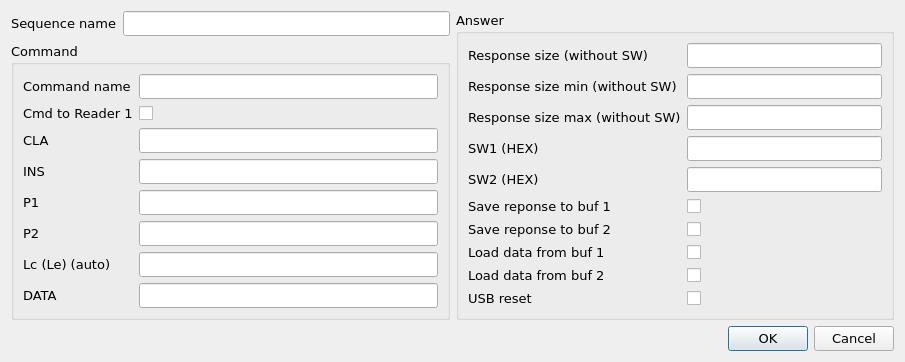
<?xml version="1.0" encoding="UTF-8"?>
<ui version="4.0">
 <class>DialogSetTestItem</class>
 <widget class="QDialog" name="DialogSetTestItem">
  <property name="geometry">
   <rect>
    <x>0</x>
    <y>0</y>
    <width>905</width>
    <height>328</height>
   </rect>
  </property>
  <property name="font">
   <font>
    <family>Verdana</family>
    <pointsize>8</pointsize>
   </font>
  </property>
  <property name="windowTitle">
   <string>Test Settings</string>
  </property>
  <layout class="QGridLayout" name="gridLayout_3">
   <item row="0" column="0">
    <layout class="QVBoxLayout" name="verticalLayout">
     <item>
      <layout class="QHBoxLayout" name="horizontalLayout">
       <item>
        <widget class="QLabel" name="label_14">
         <property name="font">
          <font>
           <family>Verdana</family>
           <pointsize>10</pointsize>
          </font>
         </property>
         <property name="text">
          <string>Sequence name</string>
         </property>
        </widget>
       </item>
       <item>
        <widget class="QLineEdit" name="lineEditPresetName">
         <property name="font">
          <font>
           <family>Verdana</family>
           <pointsize>10</pointsize>
          </font>
         </property>
        </widget>
       </item>
      </layout>
     </item>
     <item>
      <widget class="QGroupBox" name="groupBoxCommand">
       <property name="font">
        <font>
         <family>Verdana</family>
         <pointsize>10</pointsize>
        </font>
       </property>
       <property name="title">
        <string>Command</string>
       </property>
       <layout class="QGridLayout" name="gridLayout_2">
        <item row="0" column="0">
         <widget class="QLabel" name="labelCommandName">
          <property name="font">
           <font>
            <family>Verdana</family>
            <pointsize>10</pointsize>
           </font>
          </property>
          <property name="text">
           <string>Command name</string>
          </property>
         </widget>
        </item>
        <item row="5" column="1">
         <widget class="QLineEdit" name="lineEditP2">
          <property name="font">
           <font>
            <family>Verdana</family>
            <pointsize>10</pointsize>
           </font>
          </property>
          <property name="maxLength">
           <number>2</number>
          </property>
          <property name="alignment">
           <set>Qt::AlignCenter</set>
          </property>
         </widget>
        </item>
        <item row="1" column="0">
         <widget class="QLabel" name="label_20">
          <property name="font">
           <font>
            <family>Verdana</family>
            <pointsize>10</pointsize>
           </font>
          </property>
          <property name="text">
           <string>Cmd to Reader 1</string>
          </property>
         </widget>
        </item>
        <item row="3" column="1">
         <widget class="QLineEdit" name="lineEditINS">
          <property name="font">
           <font>
            <family>Verdana</family>
            <pointsize>10</pointsize>
           </font>
          </property>
          <property name="maxLength">
           <number>2</number>
          </property>
          <property name="alignment">
           <set>Qt::AlignCenter</set>
          </property>
         </widget>
        </item>
        <item row="6" column="0">
         <widget class="QLabel" name="label_13">
          <property name="font">
           <font>
            <family>Verdana</family>
            <pointsize>10</pointsize>
           </font>
          </property>
          <property name="text">
           <string>Lc (Le) (auto)</string>
          </property>
         </widget>
        </item>
        <item row="0" column="1">
         <widget class="QLineEdit" name="lineEditCommandName">
          <property name="font">
           <font>
            <family>Verdana</family>
            <pointsize>10</pointsize>
           </font>
          </property>
         </widget>
        </item>
        <item row="4" column="0">
         <widget class="QLabel" name="label_12">
          <property name="font">
           <font>
            <family>Verdana</family>
            <pointsize>10</pointsize>
           </font>
          </property>
          <property name="text">
           <string>P1</string>
          </property>
         </widget>
        </item>
        <item row="4" column="1">
         <widget class="QLineEdit" name="lineEditP1">
          <property name="font">
           <font>
            <family>Verdana</family>
            <pointsize>10</pointsize>
           </font>
          </property>
          <property name="maxLength">
           <number>2</number>
          </property>
          <property name="alignment">
           <set>Qt::AlignCenter</set>
          </property>
         </widget>
        </item>
        <item row="5" column="0">
         <widget class="QLabel" name="label_15">
          <property name="font">
           <font>
            <family>Verdana</family>
            <pointsize>10</pointsize>
           </font>
          </property>
          <property name="text">
           <string>P2</string>
          </property>
         </widget>
        </item>
        <item row="2" column="1">
         <widget class="QLineEdit" name="lineEditCLA">
          <property name="font">
           <font>
            <family>Verdana</family>
            <pointsize>10</pointsize>
           </font>
          </property>
          <property name="maxLength">
           <number>2</number>
          </property>
          <property name="alignment">
           <set>Qt::AlignCenter</set>
          </property>
         </widget>
        </item>
        <item row="1" column="1">
         <widget class="QCheckBox" name="checkBoxCmdToDevice1">
          <property name="font">
           <font>
            <family>Verdana</family>
            <pointsize>10</pointsize>
           </font>
          </property>
          <property name="text">
           <string/>
          </property>
         </widget>
        </item>
        <item row="2" column="0">
         <widget class="QLabel" name="label_10">
          <property name="font">
           <font>
            <family>Verdana</family>
            <pointsize>10</pointsize>
           </font>
          </property>
          <property name="text">
           <string>CLA</string>
          </property>
         </widget>
        </item>
        <item row="6" column="1">
         <widget class="QLineEdit" name="lineEditLEN">
          <property name="font">
           <font>
            <family>Verdana</family>
            <pointsize>10</pointsize>
           </font>
          </property>
          <property name="maxLength">
           <number>2</number>
          </property>
          <property name="alignment">
           <set>Qt::AlignCenter</set>
          </property>
         </widget>
        </item>
        <item row="3" column="0">
         <widget class="QLabel" name="label_9">
          <property name="font">
           <font>
            <family>Verdana</family>
            <pointsize>10</pointsize>
           </font>
          </property>
          <property name="text">
           <string>INS</string>
          </property>
         </widget>
        </item>
        <item row="7" column="0">
         <widget class="QLabel" name="label_11">
          <property name="font">
           <font>
            <family>Verdana</family>
            <pointsize>10</pointsize>
           </font>
          </property>
          <property name="text">
           <string>DATA</string>
          </property>
         </widget>
        </item>
        <item row="7" column="1">
         <widget class="QLineEdit" name="lineEditDataField">
          <property name="font">
           <font>
            <family>Verdana</family>
            <pointsize>10</pointsize>
           </font>
          </property>
         </widget>
        </item>
       </layout>
      </widget>
     </item>
    </layout>
   </item>
   <item row="0" column="1">
    <widget class="QGroupBox" name="groupBoxAnswer">
     <property name="font">
      <font>
       <family>Verdana</family>
       <pointsize>10</pointsize>
      </font>
     </property>
     <property name="title">
      <string>Answer</string>
     </property>
     <layout class="QGridLayout" name="gridLayout">
      <item row="0" column="0">
       <widget class="QLabel" name="labelAnsLen">
        <property name="font">
         <font>
          <family>Verdana</family>
          <pointsize>10</pointsize>
         </font>
        </property>
        <property name="text">
         <string>Response size (without SW)</string>
        </property>
       </widget>
      </item>
      <item row="0" column="1">
       <widget class="QLineEdit" name="lineEditAnsLen">
        <property name="font">
         <font>
          <family>Verdana</family>
          <pointsize>10</pointsize>
         </font>
        </property>
        <property name="alignment">
         <set>Qt::AlignCenter</set>
        </property>
       </widget>
      </item>
      <item row="1" column="0">
       <widget class="QLabel" name="label">
        <property name="font">
         <font>
          <family>Verdana</family>
          <pointsize>10</pointsize>
         </font>
        </property>
        <property name="text">
         <string>Response size min (without SW)</string>
        </property>
       </widget>
      </item>
      <item row="1" column="1">
       <widget class="QLineEdit" name="lineEditAnsLenMin">
        <property name="font">
         <font>
          <family>Verdana</family>
          <pointsize>10</pointsize>
         </font>
        </property>
        <property name="alignment">
         <set>Qt::AlignCenter</set>
        </property>
       </widget>
      </item>
      <item row="2" column="0">
       <widget class="QLabel" name="label_2">
        <property name="font">
         <font>
          <family>Verdana</family>
          <pointsize>10</pointsize>
         </font>
        </property>
        <property name="text">
         <string>Response size max (without SW)</string>
        </property>
       </widget>
      </item>
      <item row="2" column="1">
       <widget class="QLineEdit" name="lineEditAnsLenMax">
        <property name="font">
         <font>
          <family>Verdana</family>
          <pointsize>10</pointsize>
         </font>
        </property>
        <property name="alignment">
         <set>Qt::AlignCenter</set>
        </property>
       </widget>
      </item>
      <item row="3" column="0">
       <widget class="QLabel" name="label_3">
        <property name="font">
         <font>
          <family>Verdana</family>
          <pointsize>10</pointsize>
         </font>
        </property>
        <property name="text">
         <string>SW1 (HEX)</string>
        </property>
       </widget>
      </item>
      <item row="3" column="1">
       <widget class="QLineEdit" name="lineEditSW1">
        <property name="font">
         <font>
          <family>Verdana</family>
          <pointsize>10</pointsize>
         </font>
        </property>
        <property name="maxLength">
         <number>2</number>
        </property>
        <property name="alignment">
         <set>Qt::AlignCenter</set>
        </property>
       </widget>
      </item>
      <item row="4" column="0">
       <widget class="QLabel" name="label_4">
        <property name="font">
         <font>
          <family>Verdana</family>
          <pointsize>10</pointsize>
         </font>
        </property>
        <property name="text">
         <string>SW2 (HEX)</string>
        </property>
       </widget>
      </item>
      <item row="4" column="1">
       <widget class="QLineEdit" name="lineEditSW2">
        <property name="font">
         <font>
          <family>Verdana</family>
          <pointsize>10</pointsize>
         </font>
        </property>
        <property name="maxLength">
         <number>2</number>
        </property>
        <property name="alignment">
         <set>Qt::AlignCenter</set>
        </property>
       </widget>
      </item>
      <item row="5" column="0">
       <widget class="QLabel" name="labelSave2Buf1">
        <property name="font">
         <font>
          <family>Verdana</family>
          <pointsize>10</pointsize>
         </font>
        </property>
        <property name="text">
         <string>Save reponse to buf 1</string>
        </property>
       </widget>
      </item>
      <item row="5" column="1">
       <widget class="QCheckBox" name="checkSave2Buf1">
        <property name="font">
         <font>
          <family>Verdana</family>
          <pointsize>10</pointsize>
         </font>
        </property>
        <property name="text">
         <string/>
        </property>
       </widget>
      </item>
      <item row="6" column="0">
       <widget class="QLabel" name="labelSave2Buf2">
        <property name="font">
         <font>
          <family>Verdana</family>
          <pointsize>10</pointsize>
         </font>
        </property>
        <property name="text">
         <string>Save reponse to buf 2</string>
        </property>
       </widget>
      </item>
      <item row="6" column="1">
       <widget class="QCheckBox" name="checkSave2Buf2">
        <property name="font">
         <font>
          <family>Verdana</family>
          <pointsize>10</pointsize>
         </font>
        </property>
        <property name="text">
         <string/>
        </property>
       </widget>
      </item>
      <item row="7" column="0">
       <widget class="QLabel" name="labelLoadFromBuf1">
        <property name="font">
         <font>
          <family>Verdana</family>
          <pointsize>10</pointsize>
         </font>
        </property>
        <property name="text">
         <string>Load data from buf 1</string>
        </property>
       </widget>
      </item>
      <item row="7" column="1">
       <widget class="QCheckBox" name="checkLoadFromBuf1">
        <property name="font">
         <font>
          <family>Verdana</family>
          <pointsize>10</pointsize>
         </font>
        </property>
        <property name="text">
         <string/>
        </property>
       </widget>
      </item>
      <item row="8" column="0">
       <widget class="QLabel" name="labelLoadFromBuf2">
        <property name="font">
         <font>
          <family>Verdana</family>
          <pointsize>10</pointsize>
         </font>
        </property>
        <property name="text">
         <string>Load data from buf 2</string>
        </property>
       </widget>
      </item>
      <item row="8" column="1">
       <widget class="QCheckBox" name="checkLoadFromBuf2">
        <property name="font">
         <font>
          <family>Verdana</family>
          <pointsize>10</pointsize>
         </font>
        </property>
        <property name="text">
         <string/>
        </property>
       </widget>
      </item>
      <item row="9" column="0">
       <widget class="QLabel" name="label_16">
        <property name="font">
         <font>
          <family>Verdana</family>
          <pointsize>10</pointsize>
         </font>
        </property>
        <property name="text">
         <string>USB reset</string>
        </property>
       </widget>
      </item>
      <item row="9" column="1">
       <widget class="QCheckBox" name="checkBoxResetUSB">
        <property name="font">
         <font>
          <family>Verdana</family>
          <pointsize>10</pointsize>
         </font>
        </property>
        <property name="text">
         <string/>
        </property>
       </widget>
      </item>
     </layout>
    </widget>
   </item>
   <item row="1" column="1">
    <widget class="QDialogButtonBox" name="buttonBox">
     <property name="font">
      <font>
       <family>Verdana</family>
       <pointsize>10</pointsize>
      </font>
     </property>
     <property name="orientation">
      <enum>Qt::Horizontal</enum>
     </property>
     <property name="standardButtons">
      <set>QDialogButtonBox::Cancel|QDialogButtonBox::Ok</set>
     </property>
    </widget>
   </item>
   <item row="1" column="0">
    <spacer name="verticalSpacer">
     <property name="orientation">
      <enum>Qt::Vertical</enum>
     </property>
     <property name="sizeHint" stdset="0">
      <size>
       <width>20</width>
       <height>40</height>
      </size>
     </property>
    </spacer>
   </item>
  </layout>
 </widget>
 <tabstops>
  <tabstop>lineEditPresetName</tabstop>
  <tabstop>lineEditCommandName</tabstop>
  <tabstop>checkBoxCmdToDevice1</tabstop>
  <tabstop>lineEditCLA</tabstop>
  <tabstop>lineEditINS</tabstop>
  <tabstop>lineEditP1</tabstop>
  <tabstop>lineEditP2</tabstop>
  <tabstop>lineEditLEN</tabstop>
  <tabstop>lineEditAnsLen</tabstop>
  <tabstop>lineEditAnsLenMin</tabstop>
  <tabstop>lineEditAnsLenMax</tabstop>
  <tabstop>lineEditSW1</tabstop>
  <tabstop>lineEditSW2</tabstop>
  <tabstop>checkSave2Buf1</tabstop>
  <tabstop>checkSave2Buf2</tabstop>
  <tabstop>checkLoadFromBuf1</tabstop>
  <tabstop>checkLoadFromBuf2</tabstop>
  <tabstop>checkBoxResetUSB</tabstop>
 </tabstops>
 <resources/>
 <connections>
  <connection>
   <sender>buttonBox</sender>
   <signal>accepted()</signal>
   <receiver>DialogSetTestItem</receiver>
   <slot>accept()</slot>
   <hints>
    <hint type="sourcelabel">
     <x>248</x>
     <y>254</y>
    </hint>
    <hint type="destinationlabel">
     <x>157</x>
     <y>274</y>
    </hint>
   </hints>
  </connection>
  <connection>
   <sender>buttonBox</sender>
   <signal>rejected()</signal>
   <receiver>DialogSetTestItem</receiver>
   <slot>reject()</slot>
   <hints>
    <hint type="sourcelabel">
     <x>316</x>
     <y>260</y>
    </hint>
    <hint type="destinationlabel">
     <x>286</x>
     <y>274</y>
    </hint>
   </hints>
  </connection>
 </connections>
</ui>
